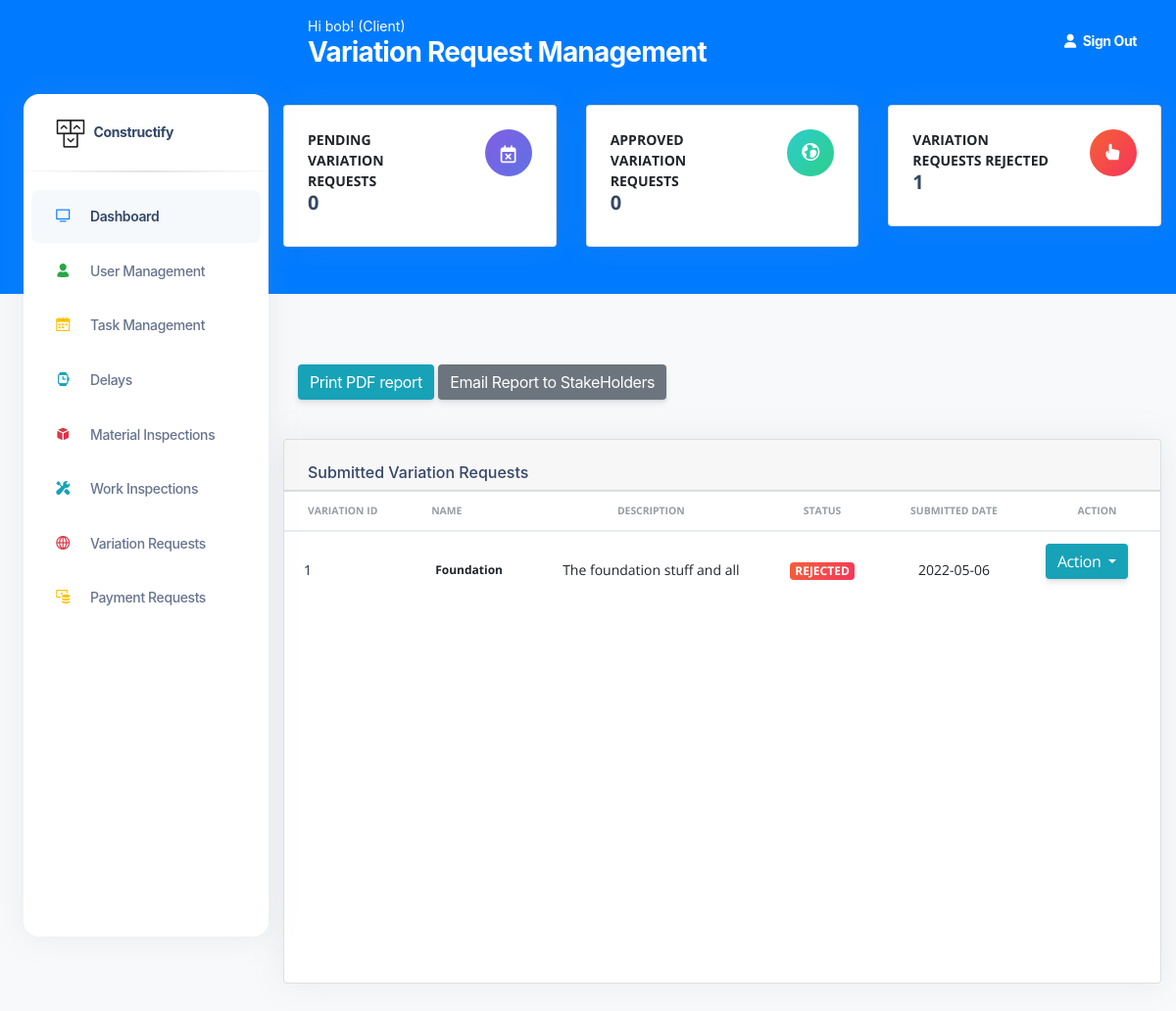
The app's page /VariationRequests (signed in) with its own data.
### construct/models.py (models this page shows, shortened)
class User(db.Model, UserMixin):
    id = db.Column(db.Integer(), nullable=False, primary_key=True)
    username = db.Column(db.String(length=30), nullable=False, unique=True)
    email_address = db.Column(db.String(length=50),
                              nullable=False, unique=True)
    password_hash = db.Column(db.String(length=50),
                              nullable=False, unique=True)
    role = db.Column(db.String(length=30), nullable=False, unique=False)
    contact_number = db.Column(db.String(length=30), nullable=False, unique=False)
    @property
    def password(self):
        return self.password

class VariationInspectionRequests(db.Model):
    id = db.Column(db.Integer(), nullable=False, primary_key=True)
    name = db.Column(db.String(length=30), nullable=False)
    description = db.Column(db.String(length=30), nullable=False)
    status = db.Column(db.String(length=30), nullable=True, default="Submitted")
    submitted_date = db.Column(db.String(length=30), nullable=False)

### construct/routes.py (the view)
@app.route("/VariationRequests", methods=['GET', 'POST'])
@login_required
def variation_requests_page():
    db.create_all()
    pending_variation= VariationInspectionRequests.query.filter(VariationInspectionRequests.status == "Submitted").count()
    approved_variation= VariationInspectionRequests.query.filter(VariationInspectionRequests.status == "Approved!").count()
    Rejected_variation= VariationInspectionRequests.query.filter(VariationInspectionRequests.status == "Rejected").count()
    variation_list = VariationInspectionRequests.query.all()
    page_message="Variation Request Management"
    if request.method == "GET":
        return render_template('VariationsManagementPage.html',pending_variation=pending_variation,
        approved_variation=approved_variation,Rejected_variation=Rejected_variation,
        variation_list=variation_list,page_message=page_message )

### construct/models.py (called while the page is built)
@login_manager.user_loader
def load_user(user_id):
    return User.query.get(int(user_id))

### construct/templates/VariationsManagementPage.html (shortened to what this page needs)
<!DOCTYPE html>
<html lang="en">
<head>
  <link href="{{ url_for('static', filename='assets')}}/css/nucleo-icons.css" rel="stylesheet" />
  <link href="{{ url_for('static', filename='assets')}}/css/nucleo-svg.css" rel="stylesheet" />
  <link href="{{ url_for('static', filename='assets')}}/css/nucleo-svg.css" rel="stylesheet" />
  <link id="pagestyle" href="{{ url_for('static', filename='assets')}}/css/argon-dashboard.css?v=2.0.2"
    rel="stylesheet" />
  <link rel="stylesheet" type="text/css"
    href="https://stackpath.bootstrapcdn.com/bootstrap/4.2.1/css/bootstrap.min.css">
</head>
{% include 'includes/GlobalSideNavbar.html' %}
<main class="main-content position-relative border-radius-lg ">
  {% include 'includes/GlobalNavbar.html' %}
  <div class="container-fluid py-4">
    <div class="row">
      <div class="col-xl-4 col-sm-6 mb-xl-0 mb-4">
        <div class="card">
          <div class="card-body p-4">
            <div class="row">
              <div class="col-8">
                <div class="numbers">
                  <p class="text-sm mb-0 text-uppercase font-weight-bold">Pending Variation Requests</p>
                  <h5 class="font-weight-bolder">
                    {{pending_variation}}
                  </h5>
                </div>
              </div>
              <div class="col-4 text-end">
                <div class="icon icon-shape bg-gradient-primary shadow-primary text-center rounded-circle">
                  <i class="fa fa-calendar-times-o text-lg opacity-10" aria-hidden="true"></i>
                </div>
              </div>
            </div>
          </div>
        </div>
      </div>
      <div class="col-xl-4 col-sm-6 mb-xl-0 mb-4">
        <div class="card">
          <div class="card-body p-4">
            <div class="row">
              <div class="col-8">
                <div class="numbers">
                  <p class="text-sm mb-0 text-uppercase font-weight-bold">Approved Variation Requests</p>
                  <h5 class="font-weight-bolder">
                    {{approved_variation}}
                  </h5>
                </div>
              </div>
              <div class="col-4 text-end">
                <div class="icon icon-shape bg-gradient-success shadow-success text-center rounded-circle">
                  <i class="ni ni-world text-lg opacity-10" aria-hidden="true"></i>
                </div>
              </div>
            </div>
          </div>
        </div>
      </div>
      <div class="col-xl-4 col-sm-6 mb-xl-0 mb-4">
        <div class="card">
          <div class="card-body p-4">
            <div class="row">
              <div class="col-8">
                <div class="numbers">
                  <p class="text-sm mb-0 text-uppercase font-weight-bold">Variation Requests Rejected</p>
                  <h5 class="font-weight-bolder">
                    {{Rejected_variation}}
                  </h5>
                </div>
              </div>
              <div class="col-4 text-end">
                <div class="icon icon-shape bg-gradient-danger shadow-danger text-center rounded-circle">
                  <i class="ni ni-active-40 text-lg opacity-10" aria-hidden="true"></i>
                </div>
              </div>
            </div>
          </div>
        </div>
      </div>
    </div>
  </div>
  <br><br><br><br>
 <div class="col-10">
    <div class="container">
      <div class="row">
        <div class="col text-left">
             <a href="{{url_for('VariationPdfGeneration')}}" class="btn btn-info" role="button" aria-disabled="true"
           target="_blank">Print PDF report</a>
                  <a href="{{url_for('VariationPdfGeneration')}}?needs_to_be_emailed=Yes" class="btn btn-secondary" role="button" aria-disabled="true"
            target="_blank">Email Report to StakeHolders</a>
        </div>
      </div>
    </div>
  </div>
  <div class="container-fluid py-4">
    <div class="row">
      <div class="col-12">
        <div class="card mb-4">
          <div class="card-header pb-0">
            <h6>Submitted Variation Requests</h6>
          </div>
          <div class="card-body px-0 pt-0 pb-10">
            <div class="table-responsive p-0">
              <table class="table align-items-center mb-10">
                <thead>
                  <tr>
                    <th class="text-uppercase text-secondary text-xxs font-weight-bolder opacity-7">Variation ID</th>
                    <th class="text-uppercase text-secondary text-xxs font-weight-bolder opacity-7 ps-2">Name</th>
                    <th class="text-center text-uppercase text-secondary text-xxs font-weight-bolder opacity-7">Description</th>
                    <th class="text-center text-uppercase text-secondary text-xxs font-weight-bolder opacity-7">Status</th>
                    <th class="text-center text-uppercase text-secondary text-xxs font-weight-bolder opacity-7">Submitted Date</th>
                    <th class="text-center text-uppercase text-secondary text-xxs font-weight-bolder opacity-7">Action</th>
                  </tr>
                </thead>
                <tbody>
                  {% for variation in variation_list %}
                  <tr>
                    <td>
                      <div class="d-flex px-2 py-1">
                        <div class="d-flex flex-column justify-content-center">
                          <h6 class="mb-0 text-sm">{{variation.id}}</h6>
                        </div>
                      </div>
                    </td>
                    <td>
                      <p class="text-xs font-weight-bold mb-0">{{variation.name}}</p>
                    </td>
                    <td class="align-middle text-center text-sm">
                      <p class="mb-0 text-sm">{{variation.description}}</p>
                    </td>
                    {% if 'Rejected' in variation.status %}
                    <td class="align-middle text-center">
                      <span class="badge badge-sm bg-gradient-danger">{{variation.status}}</span>
                    </td>
                    {% endif %}
                    <td class="align-middle text-center">
                      <p class="mb-0 text-sm">{{variation.submitted_date}}</p>
                    </td>
                  <td class="align-middle">
                          <div class="btn-group">
                      <button type="button" class="btn btn-info dropdown-toggle" data-toggle="dropdown"
                          aria-haspopup="true" aria-expanded="false">
                         Action
                        </button>
                      </div>
                    </td>
                  </tr>
                  {% endfor %}
                </tbody>
              </table>
            </div>
          </div>
        </div>
      </div>
    </div>
  </div>
  </body>
</html>

### construct/templates/includes/GlobalNavbar.html
<nav class="navbar navbar-main navbar-expand-lg px-0 mx-4 shadow-none border-radius-xl " id="navbarBlur"
  data-scroll="false">
  <div class="container-fluid py-1 px-3">
    <nav aria-label="breadcrumb">
      <ol class="breadcrumb bg-transparent mb-0 pb-0 pt-1 px-0 me-sm-6 me-5">
        <li class="breadcrumb-item text-sm text-white active" aria-current="page">Hi {{current_user.username}}!
          ({{current_user.role}}) </li>
      </ol>
      <h3 class="font-weight-bolder text-white mb-0"> {{page_message}}</h3>
    </nav>
    <ul class="navbar-nav  justify-content-end">
      <li class="nav-item d-flex align-items-left">
        <a href="{{url_for('logout_page')}}" class="nav-link text-white font-weight-bold px-0">
          <i class="fa fa-user me-sm-1"></i>
          <span class="d-sm-inline d-none">Sign Out</span>
        </a>
      </li>
  </div>
</nav>

### construct/static/assets/css/nucleo-svg.css (style rules this page uses)
.icon { display: inline-block; color: #111111; height: 1em; width: 1em; }
.icon { fill: currentColor; stroke: none; }

### records on screen
User: username "bob", role "Client"
VariationInspectionRequests: id "1", name "Foundation", description "The foundation stuff and all", status "REJECTED", submitted_date "2022-05-06"

### other values on screen
{{ page_message }} "Variation Request Management"
{{ pending_variation }} "0"
{{ approved_variation }} "0"
{{ Rejected_variation }} "1"
